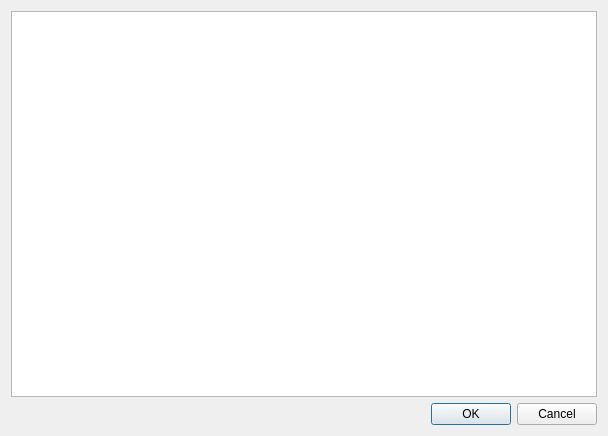
<?xml version="1.0" encoding="UTF-8"?>
<ui version="4.0">
 <class>Exibir_progresso</class>
 <widget class="QDialog" name="Exibir_progresso">
  <property name="geometry">
   <rect>
    <x>0</x>
    <y>0</y>
    <width>608</width>
    <height>436</height>
   </rect>
  </property>
  <property name="windowTitle">
   <string>Dialog</string>
  </property>
  <layout class="QGridLayout" name="gridLayout">
   <item row="1" column="0">
    <widget class="QDialogButtonBox" name="buttonBox">
     <property name="orientation">
      <enum>Qt::Horizontal</enum>
     </property>
     <property name="standardButtons">
      <set>QDialogButtonBox::Cancel|QDialogButtonBox::Ok</set>
     </property>
    </widget>
   </item>
   <item row="0" column="0">
    <widget class="QTableView" name="tableView">
     <property name="tabKeyNavigation">
      <bool>false</bool>
     </property>
    </widget>
   </item>
  </layout>
 </widget>
 <resources/>
 <connections>
  <connection>
   <sender>buttonBox</sender>
   <signal>accepted()</signal>
   <receiver>Exibir_progresso</receiver>
   <slot>accept()</slot>
   <hints>
    <hint type="sourcelabel">
     <x>248</x>
     <y>254</y>
    </hint>
    <hint type="destinationlabel">
     <x>157</x>
     <y>274</y>
    </hint>
   </hints>
  </connection>
  <connection>
   <sender>buttonBox</sender>
   <signal>rejected()</signal>
   <receiver>Exibir_progresso</receiver>
   <slot>reject()</slot>
   <hints>
    <hint type="sourcelabel">
     <x>316</x>
     <y>260</y>
    </hint>
    <hint type="destinationlabel">
     <x>286</x>
     <y>274</y>
    </hint>
   </hints>
  </connection>
 </connections>
</ui>
